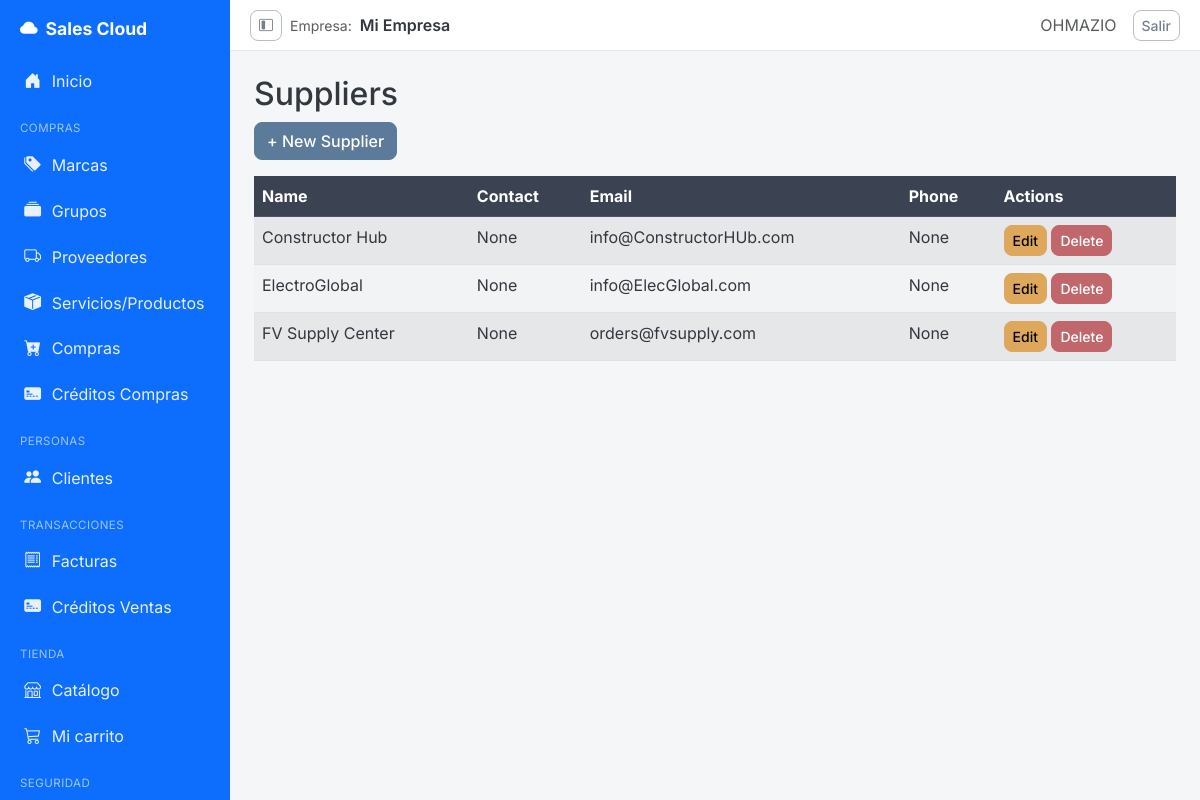
The app's page /suppliers/ (signed in), older data.
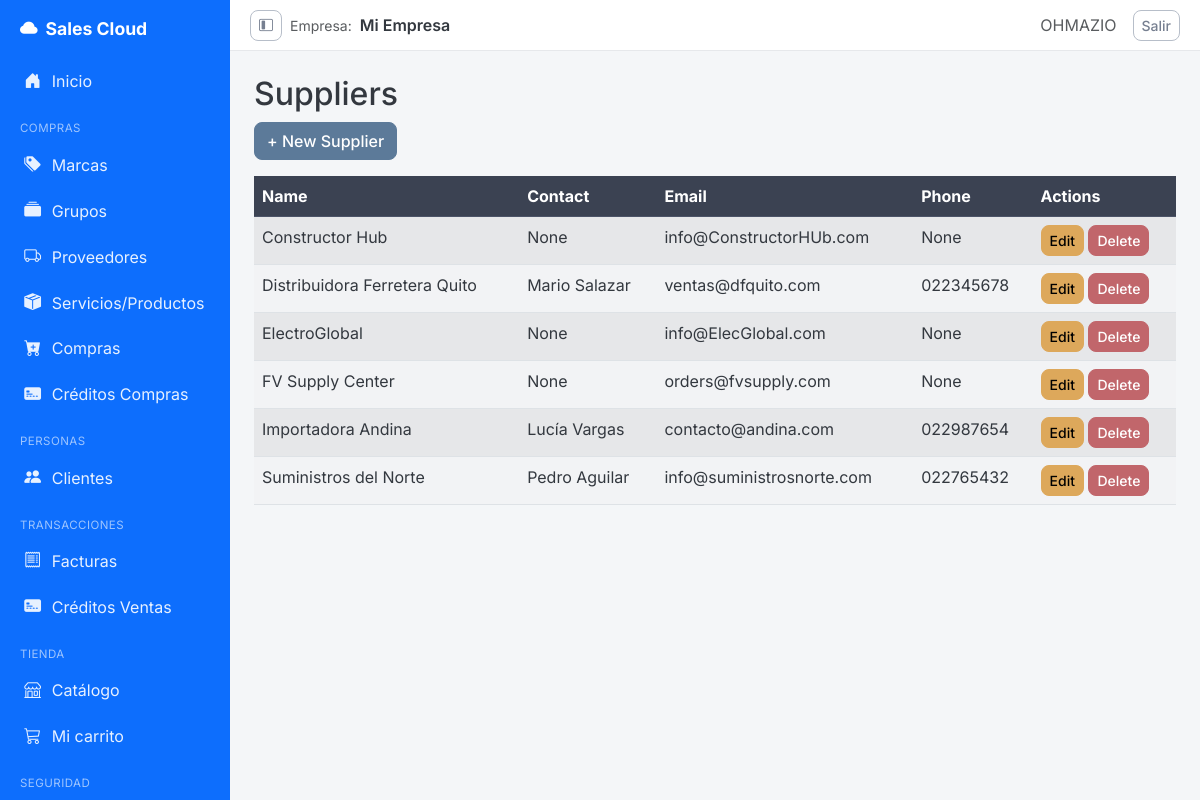
The same page, newer data.
### billing/models.py (models this page shows, shortened)
class Supplier(models.Model):
    DOCUMENT_CEDULA = 'CEDULA'
    DOCUMENT_RUC = 'RUC'
    DOCUMENT_CHOICES = [
        (DOCUMENT_CEDULA, 'Cédula'),
        (DOCUMENT_RUC, 'RUC'),
    ]
    name = models.CharField(max_length=200, verbose_name='Company Name')
    business_name = models.CharField(max_length=200, blank=True, null=True, verbose_name='Razón Social')
    document_type = models.CharField(max_length=10, choices=DOCUMENT_CHOICES, default=DOCUMENT_RUC, blank=True)
    document_number = models.CharField(max_length=13, blank=True, null=True, verbose_name='RUC/Cédula')
    contact_name = models.CharField(max_length=200, blank=True, null=True)
    email = models.EmailField(blank=True, null=True)
    phone = models.CharField(max_length=20, blank=True, null=True)
    address = models.TextField(blank=True, null=True)
    is_active = models.BooleanField(default=True)
    created_at = models.DateTimeField(auto_now_add=True)
    updated_at = models.DateTimeField(auto_now=True)
    class Meta:
        verbose_name = 'Supplier'
        verbose_name_plural = 'Suppliers'
        ordering = ['name']
        permissions = [
            ('export_supplier', 'Can export supplier'),
            ('print_supplier', 'Can print supplier'),
        ]

### billing/views.py (the view)
# urls.py: path('suppliers/', views.SupplierListView.as_view(), name='supplier_list'),
class SupplierListView(LoginRequiredMixin, PermissionRequiredMixin, ListView):
    model = Supplier; template_name = 'billing/supplier_list.html'; context_object_name = 'items'
    permission_required = 'billing.view_supplier'; permission_redirect_url = '/'

### security/templatetags/security_tags.py (called while the page is built)
@register.filter(name='has_group')
def has_group(user, group_name):
    if not user.is_authenticated:
        return False
    if user.is_superuser:      # el superusuario ve todo
        return True
    return user.groups.filter(name=group_name).exists()

### shared/mixins.py (called while the page is built)
    def dispatch(self, request, *args, **kwargs):
        if not request.user.has_perm(self.permission_required):
            messages.error(request, self.permission_error_message)
            return redirect(self.permission_redirect_url)
        return super().dispatch(request, *args, **kwargs)

### storefront/context_processors.py (called while the page is built)
def cart(request):
    return {'cart': Cart(request)}

### billing/templates/billing/supplier_list.html (shortened to what this page needs)
{% extends 'billing/base_sidebar.html' %}
{% block content %}
<h2>Suppliers</h2>
<a href="{% url 'billing:supplier_create' %}" class="btn btn-primary mb-3">+ New Supplier</a>
<table class="table table-striped table-hover">
  <thead class="table-dark">
    <tr><th>Name</th><th>Contact</th><th>Email</th><th>Phone</th><th>Actions</th></tr>
  </thead>
  <tbody>
    {% for item in items %}
    <tr>
      <td>{{ item.name }}</td>
      <td>{{ item.contact_name }}</td>
      <td>{{ item.email }}</td>
      <td>{{ item.phone }}</td>
      <td>
        <a href="{% url 'billing:supplier_update' item.pk %}" class="btn btn-sm btn-warning">Edit</a>
        <a href="{% url 'billing:supplier_delete' item.pk %}" class="btn btn-sm btn-danger">Delete</a>
      </td>
    </tr>
    {% empty %}
    <tr><td colspan="5" class="text-center">No records.</td></tr>
    {% endfor %}
  </tbody>
</table>
{% endblock %}

Row changes from the older to the newer data that the page shows:
added Supplier: name "Distribuidora Ferretera Quito", contact_name "Mario Salazar", email "ventas@dfquito.com", phone "022345678"
added Supplier: name "Importadora Andina", contact_name "Lucía Vargas", email "contacto@andina.com", phone "022987654"
added Supplier: name "Suministros del Norte", contact_name "Pedro Aguilar", email "info@suministrosnorte.com", phone "022765432"
